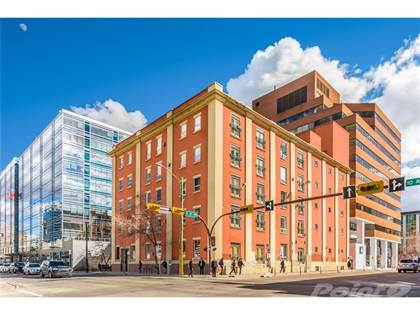
#> input picture 2018-02-04-Calgary-AB/l_52029602.jpeg, 420 x 315 px; its folder holds only this picture in this run
$ python reshape_images.py   (older library calls are emulated)
#> lines starting #> are read from the running program, lines starting #| are printed output that depends on the picture
# -*- coding: utf-8 -*-

# Imports
import numpy as np
import re
import os
from scipy import ndimage, misc

# [7 lines of commented-out code are left out]
np.random.seed(123)  # for reproducibility


# Import and transform images to csv
images = []
for root, dirnames, filenames in os.walk("../2018-02-04-Calgary-AB/"):
    for filename in filenames:
        if re.search("\.(jpg|jpeg|png|bmp|tiff)$", filename):
            filepath = os.path.join(root, filename)
            image = ndimage.imread(filepath, mode="RGB")
#> image is the input picture: shape (315, 420, 3); mean R, G, B 150.3, 156.7, 161.7
            image_resized = misc.imresize(image, (64, 64))
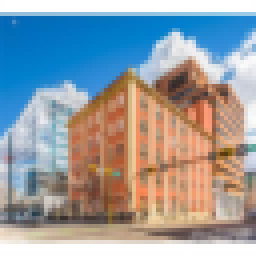
#> image_resized: shape (64, 64, 3) (shown 4 times larger); mean R, G, B 150.3, 156.7, 161.7
            images.append(image_resized)

#> (the run stopped early here; a loop or call above may not have finished)

$ run again, on 2018-02-04-Calgary-AB/l_52065089.jpeg
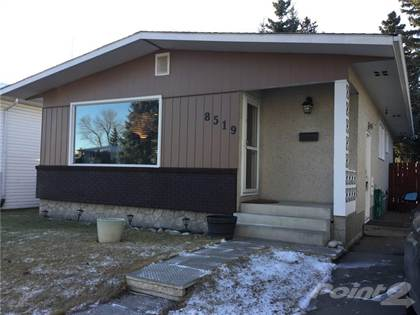
#> input picture 2018-02-04-Calgary-AB/l_52065089.jpeg, 420 x 315 px
#> image is the input picture: shape (315, 420, 3); mean R, G, B 104.7, 107.5, 113.6
#> `image_resized = misc.imresize(image, (64, 64))`:
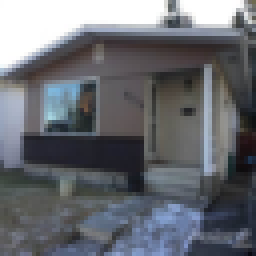
#> image_resized: shape (64, 64, 3) (shown 4 times larger); mean R, G, B 104.7, 107.5, 113.6

$ run again, on 2018-02-04-Calgary-AB/l_52091119.jpeg
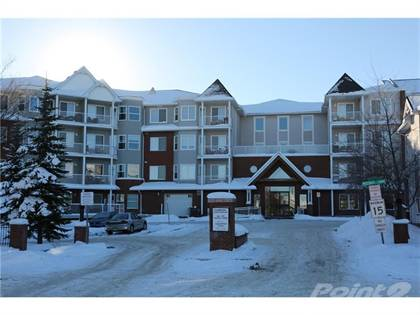
#> input picture 2018-02-04-Calgary-AB/l_52091119.jpeg, 420 x 315 px
#> image is the input picture: shape (315, 420, 3); mean R, G, B 129, 149.2, 169.3
#> `image_resized = misc.imresize(image, (64, 64))`:
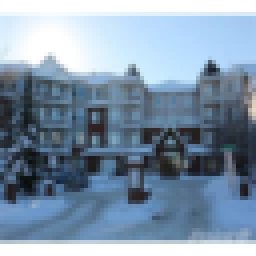
#> image_resized: shape (64, 64, 3) (shown 4 times larger); mean R, G, B 128.9, 149.2, 169.3

$ run again, on 2018-02-04-Calgary-AB/l_52091135.jpeg
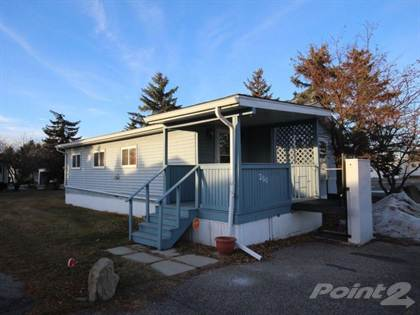
#> input picture 2018-02-04-Calgary-AB/l_52091135.jpeg, 420 x 315 px
#> image is the input picture: shape (315, 420, 3); mean R, G, B 92.3, 108.9, 130.8
#> `image_resized = misc.imresize(image, (64, 64))`:
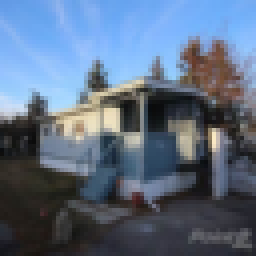
#> image_resized: shape (64, 64, 3) (shown 4 times larger); mean R, G, B 92.3, 108.9, 130.8

$ run again, on 2018-02-04-Calgary-AB/l_52065003.jpeg
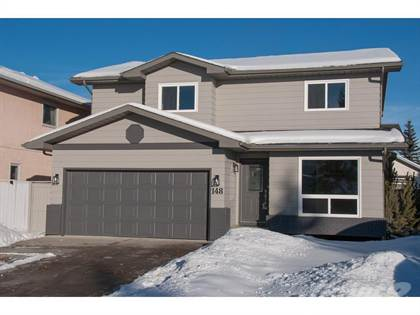
#> input picture 2018-02-04-Calgary-AB/l_52065003.jpeg, 420 x 315 px
#> image is the input picture: shape (315, 420, 3); mean R, G, B 127.2, 135.2, 142.7
#> `image_resized = misc.imresize(image, (64, 64))`:
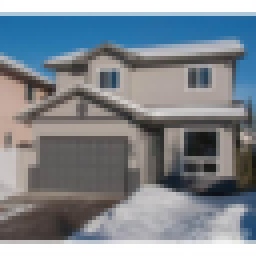
#> image_resized: shape (64, 64, 3) (shown 4 times larger); mean R, G, B 127.2, 135.2, 142.7
